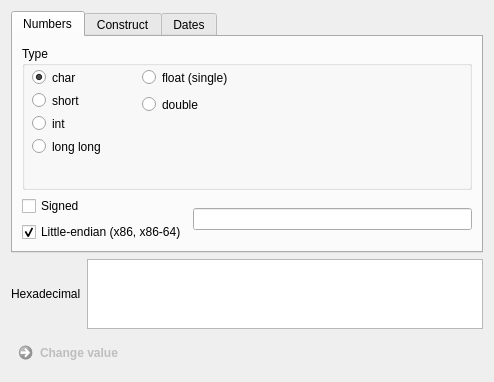
<?xml version="1.0" encoding="UTF-8"?>
<ui version="4.0">
 <class>Form</class>
 <widget class="QWidget" name="Form">
  <property name="geometry">
   <rect>
    <x>0</x>
    <y>0</y>
    <width>494</width>
    <height>382</height>
   </rect>
  </property>
  <property name="minimumSize">
   <size>
    <width>0</width>
    <height>306</height>
   </size>
  </property>
  <property name="windowTitle">
   <string>Form</string>
  </property>
  <layout class="QVBoxLayout" name="verticalLayout">
   <item>
    <widget class="QTabWidget" name="tabWidget">
     <property name="currentIndex">
      <number>0</number>
     </property>
     <widget class="QWidget" name="tab_numbers">
      <attribute name="title">
       <string>Numbers</string>
      </attribute>
      <layout class="QVBoxLayout" name="verticalLayout_3">
       <item>
        <widget class="QGroupBox" name="groupBox">
         <property name="title">
          <string>Type</string>
         </property>
         <widget class="QRadioButton" name="eightBitRadioButton">
          <property name="geometry">
           <rect>
            <x>10</x>
            <y>23</y>
            <width>101</width>
            <height>17</height>
           </rect>
          </property>
          <property name="text">
           <string>char</string>
          </property>
          <property name="checked">
           <bool>true</bool>
          </property>
         </widget>
         <widget class="QRadioButton" name="sixteenBitRadioButton">
          <property name="geometry">
           <rect>
            <x>10</x>
            <y>46</y>
            <width>101</width>
            <height>17</height>
           </rect>
          </property>
          <property name="text">
           <string>short</string>
          </property>
         </widget>
         <widget class="QRadioButton" name="thirtyTwoBitRadioButton">
          <property name="geometry">
           <rect>
            <x>10</x>
            <y>69</y>
            <width>101</width>
            <height>17</height>
           </rect>
          </property>
          <property name="text">
           <string>int</string>
          </property>
         </widget>
         <widget class="QRadioButton" name="sixtyFourBitRadioButton">
          <property name="geometry">
           <rect>
            <x>10</x>
            <y>92</y>
            <width>121</width>
            <height>17</height>
           </rect>
          </property>
          <property name="text">
           <string>long long</string>
          </property>
         </widget>
         <widget class="QRadioButton" name="singleRadioButton">
          <property name="geometry">
           <rect>
            <x>120</x>
            <y>23</y>
            <width>347</width>
            <height>17</height>
           </rect>
          </property>
          <property name="text">
           <string>float (single)</string>
          </property>
          <property name="checked">
           <bool>false</bool>
          </property>
         </widget>
         <widget class="QRadioButton" name="doubleRadioButton">
          <property name="geometry">
           <rect>
            <x>120</x>
            <y>50</y>
            <width>347</width>
            <height>17</height>
           </rect>
          </property>
          <property name="text">
           <string>double</string>
          </property>
         </widget>
        </widget>
       </item>
       <item>
        <layout class="QHBoxLayout" name="horizontalLayout">
         <item>
          <layout class="QVBoxLayout" name="verticalLayout_7">
           <item>
            <widget class="QCheckBox" name="signedCheckBox">
             <property name="enabled">
              <bool>true</bool>
             </property>
             <property name="text">
              <string>Signed</string>
             </property>
            </widget>
           </item>
           <item>
            <widget class="QCheckBox" name="littleEndianCheckBox">
             <property name="text">
              <string>Little-endian (x86, x86-64)</string>
             </property>
             <property name="checked">
              <bool>true</bool>
             </property>
            </widget>
           </item>
          </layout>
         </item>
         <item>
          <widget class="QLineEdit" name="numberEdit">
           <property name="alignment">
            <set>Qt::AlignRight|Qt::AlignTrailing|Qt::AlignVCenter</set>
           </property>
          </widget>
         </item>
        </layout>
       </item>
      </layout>
     </widget>
     <widget class="QWidget" name="tab_construct">
      <attribute name="title">
       <string>Construct</string>
      </attribute>
      <layout class="QVBoxLayout" name="verticalLayout">
       <item>
        <widget class="QTextEdit" name="txtConstruct">
        </widget>
       </item>
       <item>
        <widget class="QCommandLinkButton" name="btnLoadConstruct">
         <property name="enabled">
          <bool>true</bool>
         </property>
         <property name="text">
          <string>Load construct</string>
         </property>
         </widget>
       </item>
       <item>
        <widget class="QCommandLinkButton" name="btnApplyConstruct">
         <property name="enabled">
          <bool>true</bool>
         </property>
         <property name="text">
          <string>Apply</string>
         </property>
         </widget>
       </item>
       <item>
        <widget class="QLabel" name="label_construct_filename">
         <property name="text">
          <string>No construct script selected</string>
         </property>
        </widget>
       </item>
      </layout>
     </widget>
     <widget class="QWidget" name="tab_dates">
      <attribute name="title">
       <string>Dates</string>
      </attribute>
      <layout class="QVBoxLayout" name="verticalLayout_2">
       <item>
        <widget class="QLabel" name="label_2">
         <property name="text">
          <string>Unix time (32-bit)</string>
         </property>
        </widget>
       </item>
       <item>
        <widget class="QCalendarWidget" name="calendarWidget">
         <property name="enabled">
          <bool>false</bool>
         </property>
        </widget>
       </item>
       <item>
        <widget class="QTimeEdit" name="timeEdit"/>
       </item>
      </layout>
     </widget>
    </widget>
   </item>
   <item>
    <layout class="QHBoxLayout" name="horizontalLayout_3">
     <item>
      <widget class="QLabel" name="label">
       <property name="text">
        <string>Hexadecimal</string>
       </property>
      </widget>
     </item>
     <item>
      <widget class="QPlainTextEdit" name="hexEdit">
      </widget>
     </item>
    </layout>
   </item>
   <item>
    <widget class="QCommandLinkButton" name="changeButton">
     <property name="enabled">
      <bool>false</bool>
     </property>
     <property name="text">
      <string>Change value</string>
     </property>
    </widget>
   </item>
  </layout>
 </widget>
 <resources/>
 <connections/>
</ui>
